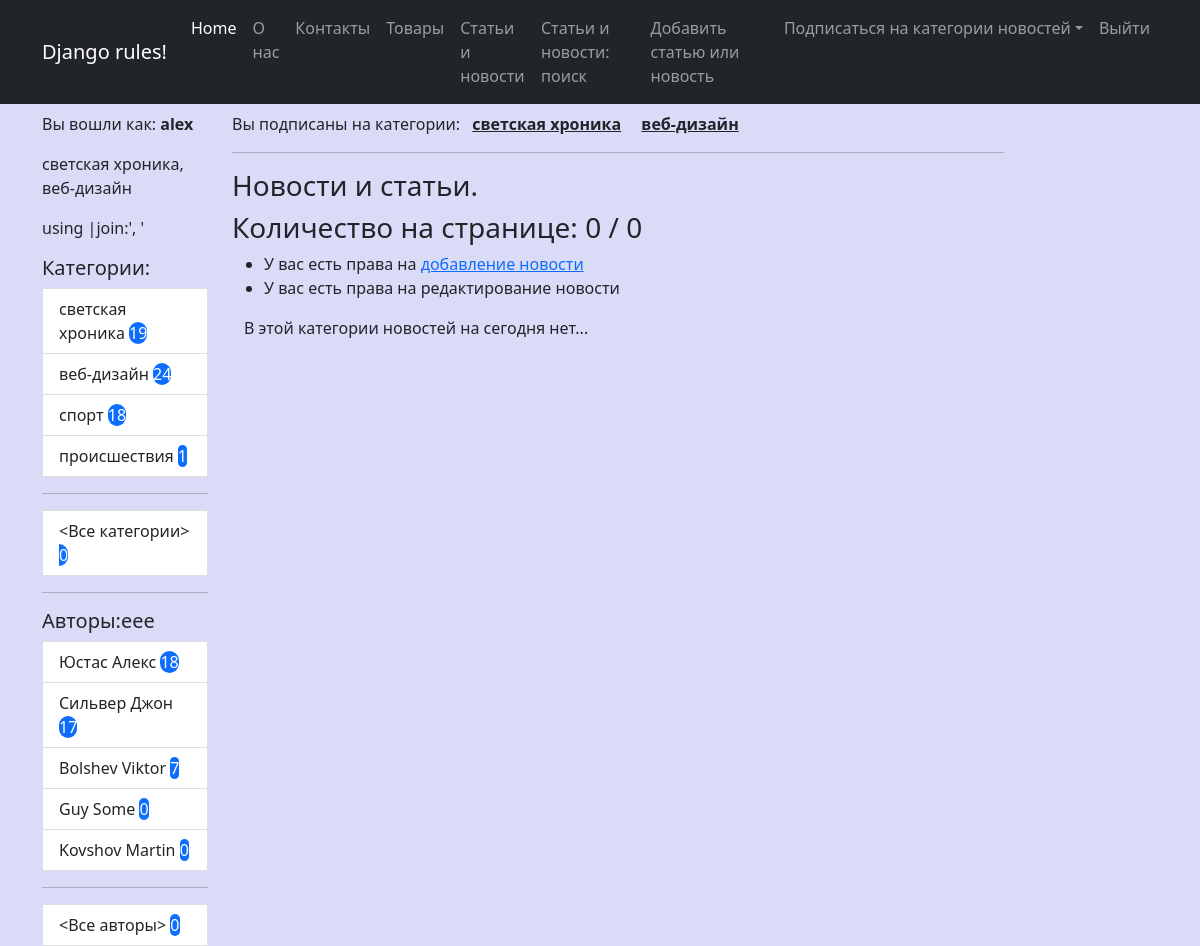
Screenshot of /news/author/5/ (signed in) with the database file from the repository.
### news/models.py (models this page shows, shortened)
class Category(m.Model):
    name = m.CharField(max_length=30, unique=True, verbose_name="Категория")
    user = m.ManyToManyField(User, through='UserCategory')
    def get_absolute_url(self):
        return reverse_lazy('news_by_cat', kwargs = {'pk':self.id})
    def __str__(self) -> str:
        return self.name
    class Meta:
        ordering = ['-name']
        verbose_name = "Категория"
        verbose_name_plural = 'Категории'

class Author(m.Model):
    user = m.OneToOneField(User, on_delete=m.CASCADE)
    rating = m.SmallIntegerField(default=0, verbose_name='Рейтинг')
    def get_absolute_url(self):
        return reverse_lazy('news_by_author', kwargs = {'pk':self.id})
    def __str__(self) -> str:
        return f"{self.user.last_name} {self.user.first_name}"

### news/views.py (the view)
# urls.py: path('author/<int:pk>/', NewsByAuthor.as_view(), name='news_by_author'),
class NewsByAuthor(LoginRequiredMixin, CustomContextMixin, ListView):
    model = Post
    template_name = 'news/news.html'
    context_object_name = 'news'
    paginate_by = 3
    def get_queryset(self, **kwargs):
        qs = super().get_queryset(**kwargs)
        return qs.filter(author_id=self.kwargs.get('pk'))

### news/templates/news/news.html (shortened to what this page needs)
{% extends 'base.html' %}
{% load custom_filters %}
{% block content %}
    <hr>
    {% if current_category %}
        <h3>Новости и статьи. Категория <em>{{ current_category }}</em></h3>
        <a href="{% url 'unfollow_category' current_category.pk %}" class="btn btn-secondary">Отписаться от категории</a>
    {% else %}
        <h3>Новости и статьи.</h3>
    {% endif %}
    <h3>Количество на странице: {{ news|length }} / {{ news_count }}</h3>
    <ul>
        {% if perms.news.add_post %}
        <li>У вас есть права на <a href="{% url 'add_news' %}">добавление новоcти</a></li>
        {% endif %}
        {% if perms.news.change_post %}
        <li>У вас есть права на редактирование новости</li>
        {% endif %}
    </ul>
    <div class="container mt-10">
        {% for nws in page_obj %}
        <div class="row">
            <div class="card mb-3" style="width: 80rem;">
                <div class="card header">Категория:
                    <p>
                    {% for cat in nws.categories.all  %}
                        <a href="{{ cat.get_absolute_url }}" class="btn btn-secondary">{{ cat.name }}</a>
                    {% endfor %}
                </p>
                </div>
                <div class="card-body">
                    <h5 class="card-title text-center">
                    {{ nws.title|censor }}
                    </h5>
                    <h5>
                        Автор: <a href="{{ nws.author.get_absolute_url }}">{{ nws.author }}</a>
                    </h5>
                    <p class="card-text">{{ nws.content|censor|truncatewords:50 }}</p>
                    <a href="{{ nws.get_absolute_url }}" class="btn btn-primary">Подробности...</a>
                </div>
                <div class="card-footer">
                    {{ nws.created_dtm|date:'d.m.Y' }}: С момента опубликования прошло {{ nws.created_dtm|timesince }}
                </div>
              </div>
        </div>
        {% empty %}
                    <p class="card-text">В этой категории новостей на сегодня нет...</p>
        {% endfor %}
    </div>
{% endblock content %}

### templates/base.html (shortened to what this page needs)
{% load static %}
{% load custom_filters %}
<!DOCTYPE html>
<html lang="en">
    <head>
        <link href="https://cdn.jsdelivr.net/npm/bootstrap@5.2.1/dist/css/bootstrap.min.css" rel="stylesheet">
        <link href="https://getbootstrap.com/docs/5.2/assets/css/docs.css" rel="stylesheet">
        <link href="{% static 'css/my_style.css' %}" rel="stylesheet" type="text/css">
    </head>
    <body>
        <nav class="navbar navbar-expand-lg navbar-dark bg-dark sticky-lg-top">
            <div class="container">
                <a class="navbar-brand" href="#">Django rules!</a>
                <div class="collapse navbar-collapse" id="navbarSupportedContent">
                    <ul class="navbar-nav ms-auto mb-2 mb-lg-0">
                        <li class="nav-item"><a class="nav-link active" aria-current="page" href="#">Home</a></li>
                        <li class="nav-item"><a class="nav-link" href="/pages/about/">О нас</a></li>
                        <li class="nav-item"><a class="nav-link" href="/pages/contact/">Контакты</a></li>
                        <li class="nav-item"><a class="nav-link" href="/products/">Товары</a></li>
                        <li class="nav-item"><a class="nav-link" href="{% url 'all_news' %}">Статьи и новости</a></li>
                        <li class="nav-item"><a class="nav-link" href="{% url 'search_news' %}">Статьи и новости: поиск</a></li>
                        {% if perms.news.add_post %}
                        <li class="nav-item"><a class="nav-link" href="{% url 'add_news' %}">Добавить статью или новость</a></li>
                        {% endif %}
                        <li class="nav-item dropdown">
                            <a class="nav-link dropdown-toggle" id="navbarDropdown" href="#" role="button" data-bs-toggle="dropdown" aria-expanded="false">
                                Подписаться на категории новостей</a>
                        </li>
                        <li class="nav-item"><a class="nav-link" href="/accounts/logout">Выйти</a></li>
                    </ul>
                </div>
            </div>
        </nav>
        <div class="container">
            <div class="row mt-2">
                <div class="col-lg-2">
                    <p>Вы вошли как: <b>{{ request.user.username }}</b>
                        <p>{{ cats_by_user|join:', '}}</p><span class="comment">using |join:', '</span>
                    </p>
                    {% include 'inc/_sidebar.html' %}
                </div>
                <div class="col-lg-10">
                    <p>Вы подписаны на категории:
                     <b>{% for cat in cats_by_user %}
                            &ensp;<a href="{{ cat.get_absolute_url }}" class="link-dark">{{ cat }}</a>&ensp;
                         {% endfor %}</b>
                    </p>
                    <div class="col-lg-10 text-start">
                        {% block content %}{% endblock content %}
                    </div>
                </div>
            </div>
        </div>
    </body>
</html>

### templates/inc/_sidebar.html
<div class="list-group">
    <h5>Категории:</h5>
    <div class="col-lt-1">
        {% for cat in categories %}
        <a href="{{ cat.get_absolute_url }}" class="list-group-item list-group-item-action" aria-current="true">
        {{ cat.name }} <span class="'badge rounded-pill text-bg-primary">{{ cat.cnt }}</span>
        </a>
        {% endfor %}
        <hr>
        <a href="{% url 'all_news' %}" class="list-group-item list-group-item-action" aria-current="true">
            <Все категории> <span class="'badge rounded-pill text-bg-primary"> {{ news_count }}</span>
        </a>
    </div>
</div>
<hr>
<h5>Авторы:eee</h5>
<div class="list-group">
    <div class="col-lt-1">
        {% for auth in authors %}
        <a href="{{ auth.get_absolute_url }}" class="list-group-item list-group-item-action" aria-current="true">
        {{ auth }} <span class="'badge rounded-pill text-bg-primary"> {{ auth.cnt }}</span>
        </a>
        {% endfor %}
        <hr>
        <a href="{% url 'all_news' %}" class="list-group-item list-group-item-action" aria-current="true">
            <Все авторы> <span class="'badge rounded-pill text-bg-primary"> {{ news_count }}</span>
        </a>
    </div>
</div>

### static/css/my_style.css (style rules this page uses)
body { background-color: rgb(218, 219, 247); }

### rows the page displays
Category: name.name "светская хроника, веб-дизайн", name "светская хроника", cnt "19"
Category: name "веб-дизайн", cnt "24"
Category: name "спорт", cnt "18"
Category: name "происшествия", cnt "1"
Author: user.first_name "Юстас Алекс", cnt "18"
Author: user.first_name "Сильвер Джон", cnt "17"
Author: user.first_name "Bolshev Viktor", cnt "7"
Author: user.first_name "Guy Some", cnt "0"
Author: user.first_name "Kovshov Martin", cnt "0"

### other values shown
{{ request.user.username }} "alex"
{{ news_count }} "0"
{{ news|length }} "0"
